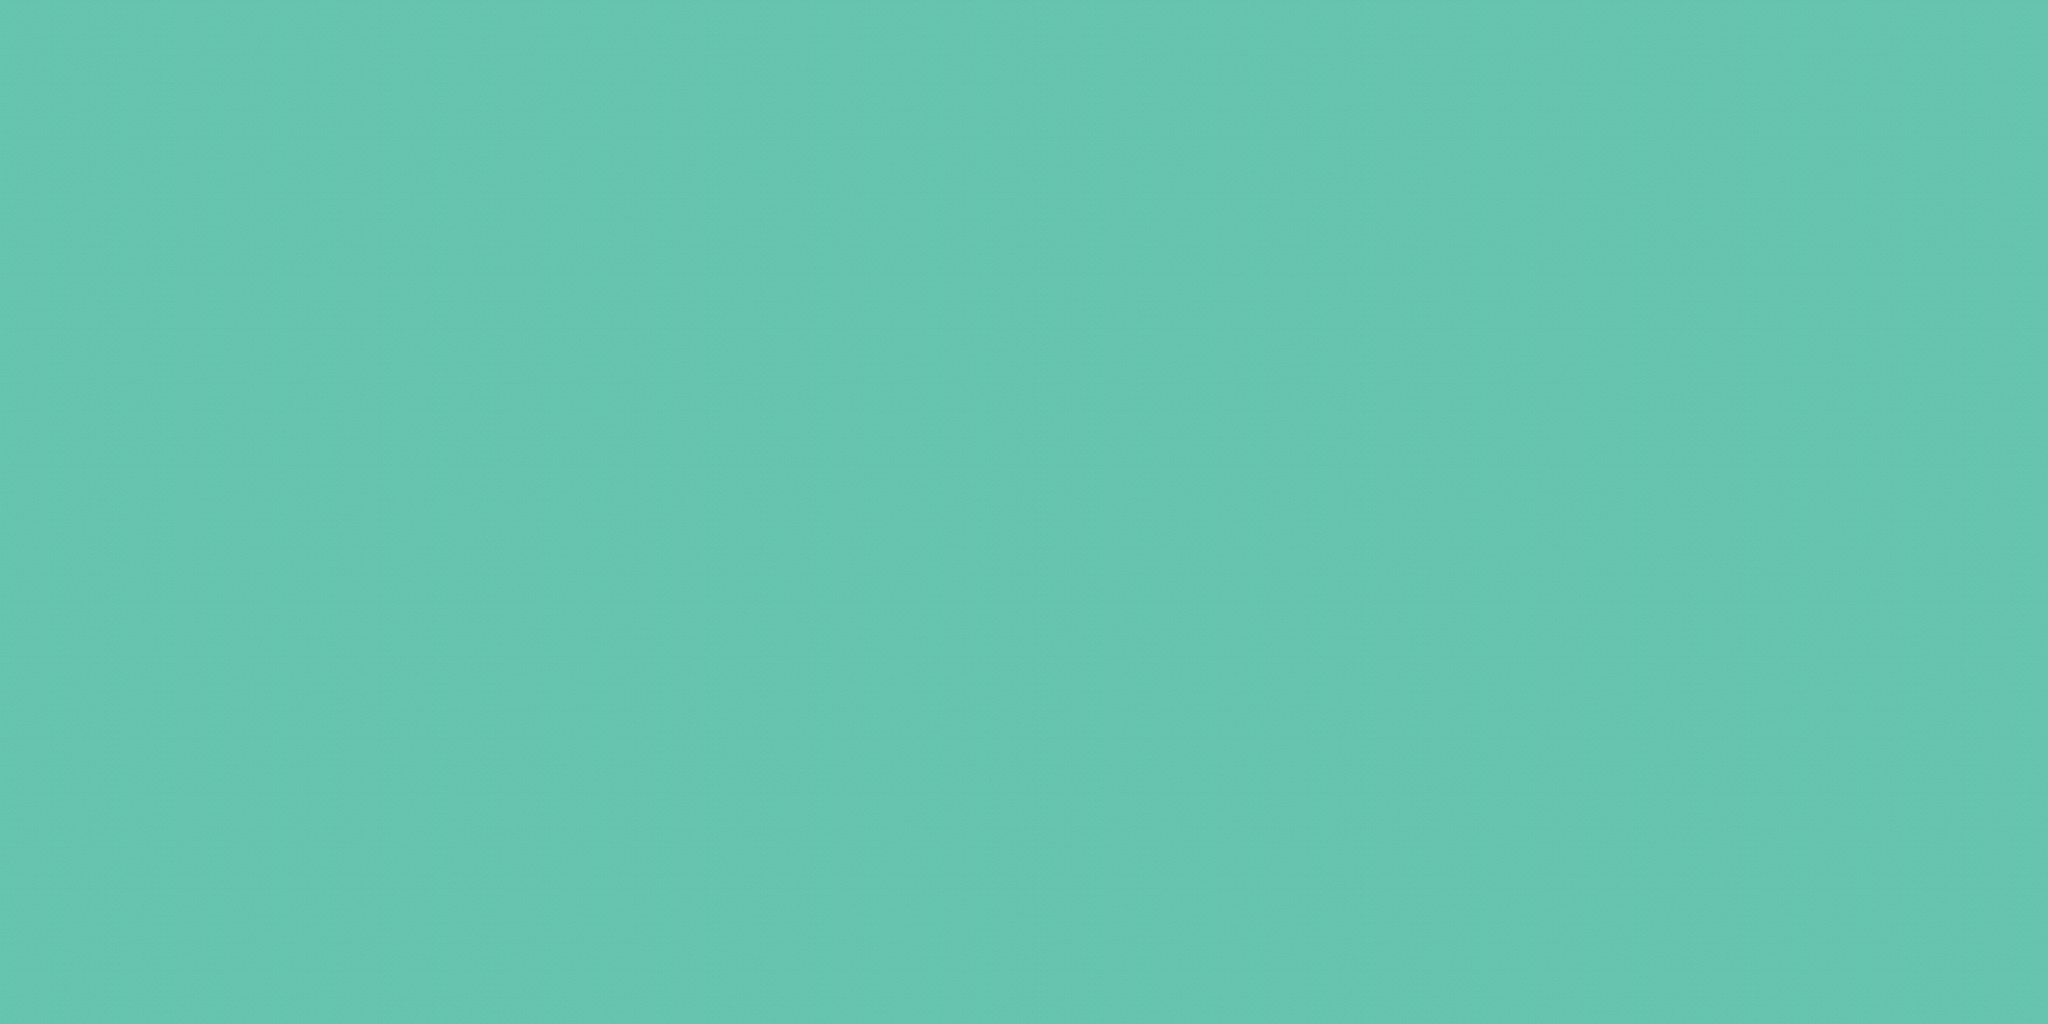

A level layout from a 2D game, rendered from its tile map. Below: a short description, then the map file with tile-grid data replaced by summaries:
An orthogonal 300x150 tile map with 32x32 px tiles, 4 tile layers (Tile Layer 3, Tile Layer 1, Collision, Decorations), 7 tilesets and 22 objects (10x physics, 6x log, playerspawn, boat, forcefield, ...).

<map version="1.0" orientation="orthogonal" width="300" height="150" tilewidth="32" tileheight="32" backgroundcolor="#b1b1b1">
 <properties>
  <property name="BULLETS_COLLIDE" value="false" />
  <property name="onstart" value="love.graphics.setBackgroundColor( 0, 100, 255 ); game:showText(&quot;World 2 - Svartálfaheimr&quot;, 5); game.precipitation = Rain:new(game); cam.zoom_factor = 1.4; setMusic(&quot;svart.mp3&quot;);" />
 </properties>
 <tileset firstgid="1" name="Collision" tilewidth="32" tileheight="32">
  <image source="coll.png" width="32" height="32" />
 </tileset>
 <tileset firstgid="2" name="tiles1" tilewidth="32" tileheight="32">
  <image source="tiles1.png" width="64" height="32" />
 </tileset>
 <tileset firstgid="4" name="ground_tiles" tilewidth="32" tileheight="32">
  <image source="svart/ground_tiles.png" width="544" height="672" />
 </tileset>
 <tileset firstgid="361" name="water" tilewidth="32" tileheight="32">
  <image source="svart/graphics-tiles-waterflow.png" width="288" height="256" />
 </tileset>
 <tileset firstgid="433" name="cliffs" tilewidth="32" tileheight="32">
  <image source="svart/cliff_tileset.png" width="448" height="448" />
 </tileset>
 <tileset firstgid="629" name="trees" tilewidth="32" tileheight="32">
  <image source="svart/trees.png" width="672" height="192" />
 </tileset>
 <tileset firstgid="755" name="objects" tilewidth="32" tileheight="32">
  <image source="svart/objects.png" width="416" height="192" />
 </tileset>
 <layer name="Tile Layer 3" width="300" height="150">
  <data>[45000 cells, 45000 non-empty, 64 distinct tile ids]</data>
 </layer>
 <layer name="Tile Layer 1" width="300" height="150">
  <data>[45000 cells, 0 non-empty, 0 distinct tile ids]</data>
 </layer>
 <layer name="Collision" width="300" height="150" opacity="0.51">
  <data>[45000 cells, 0 non-empty, 0 distinct tile ids]</data>
 </layer>
 <objectgroup draworder="topdown" name="Objects" width="300" height="150">
  <object name="Player Spawn" type="playerspawn" x="903" y="779" width="269" height="260" />
  <object name="Boats" type="boat" x="815" y="692" width="458" height="421" />
  <object type="forcefield" x="2708" y="1888" width="680" height="1720">
   <properties>
    <property name="fx" value="0" />
    <property name="fy" value="300" />
   </properties>
  </object>
  <object name="Spawner 2" type="spawner" x="8292" y="1684" width="324" height="600">
   <properties>
    <property name="basenumber" value="12" />
    <property name="classname" value="darkelf" />
    <property name="spawnatstart" value="true" />
    <property name="spawnertype" value="unique" />
   </properties>
  </object>
  <object name="End Level" type="trigger" x="2677" y="4150" width="740" height="492">
   <properties>
    <property name="active" value="true" />
    <property name="limit" value="1" />
    <property name="onstart" value="currentstate = GameState:new( game.players, &quot;svart_boss.tmx&quot; )" />
    <property name="triggertype" value="anyplayer" />
   </properties>
  </object>
  <object name="Log4" type="log" x="2793" y="3725" width="143" height="251">
   <properties>
    <property name="initialtype" value="static" />
    <property name="logtype" value="3" />
    <property name="rotation" value="0" />
   </properties>
  </object>
  <object type="physics" x="400" y="596">
   <polyline points="0,0 1636,-24 2476,300 3080,808 3080,1752 3091,2276 3108,2553" />
  </object>
  <object type="physics" x="352" y="1308">
   <polyline points="0,0 1360,-4 1980,312 2228,948 2291,2305 2276,2849" />
  </object>
  <object type="physics" x="341" y="1304">
   <polyline points="0,0 -204,-280 72,-708" />
  </object>
  <object name="Log41" type="log" x="2792" y="3766" width="143" height="251">
   <properties>
    <property name="initialtype" value="static" />
    <property name="logtype" value="3" />
    <property name="rotation" value="0" />
   </properties>
  </object>
  <object name="Log42" type="log" x="2792" y="3819" width="143" height="251">
   <properties>
    <property name="initialtype" value="static" />
    <property name="logtype" value="3" />
    <property name="rotation" value="0" />
   </properties>
  </object>
  <object name="Log82" type="log" x="3197" y="3821" width="143" height="251">
   <properties>
    <property name="initialtype" value="static" />
    <property name="logtype" value="3" />
    <property name="rotation" value="0" />
   </properties>
  </object>
  <object name="Log80" type="log" x="3199" y="3735" width="143" height="251">
   <properties>
    <property name="initialtype" value="static" />
    <property name="logtype" value="3" />
    <property name="rotation" value="0" />
   </properties>
  </object>
  <object name="Log81" type="log" x="3198" y="3782" width="143" height="251">
   <properties>
    <property name="initialtype" value="static" />
    <property name="logtype" value="3" />
    <property name="rotation" value="0" />
   </properties>
  </object>
  <object type="physics" x="3489" y="4157">
   <polyline points="17,0 22,-297 205,-391" />
  </object>
  <object type="physics" x="3520" y="3146">
   <polyline points="0,0 139,45 1488,27 1739,-136 1779,-928 1759,-2000 1927,-2416 2315,-2576 3759,-2580" />
  </object>
  <object type="physics" x="3692" y="3768">
   <polyline points="0,0 1388,-20 1968,-168 2460,-556 2480,-1692 2496,-2324 2756,-2508 3551,-2324 3638,-2066 3724,-1340 3764,-516 3812,-216 3944,-92 4116,40 4740,24 5532,64" />
  </object>
  <object type="physics" x="7284" y="564">
   <polyline points="0,0 1272,108 2032,428 2224,812 2232,1680 2184,2420 1948,3264" />
  </object>
  <object type="physics" x="3507" y="4159">
   <polyline points="0,0 -3,633" />
  </object>
  <object type="physics" x="2627" y="4159">
   <polyline points="0,0 -9,627" />
  </object>
  <object x="7928" y="2664" width="936" height="720" />
  <object type="physics" x="8124" y="2279">
   <polyline points="0,0 606,-21 718,-155 745,-470 606,-642 391,-645 70,-621 -70,-473 -127,-291 -79,-176 -3,3" />
  </object>
 </objectgroup>
 <layer name="Decorations" width="300" height="150">
  <data>[45000 cells, 0 non-empty, 0 distinct tile ids]</data>
 </layer>
</map>
